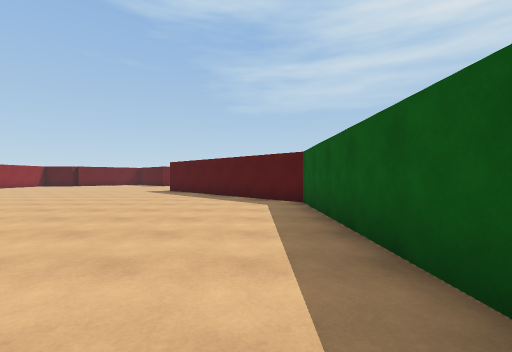
[1] (above)

18 first-person views from a walk through a scene from a Unity 3-D project. The camera is 1.3 m above the floor, looks level and sees 90° across. The floor is counted in squares, 2 m on a side. Each view is taken from the middle of a square. On the plan, view 1 faces up. The plan holds only what a view shows up to about 9 squares ahead; the rest is blank. The place goes on beyond the plan. The player is left out. Some animated figures are left out.

[2]
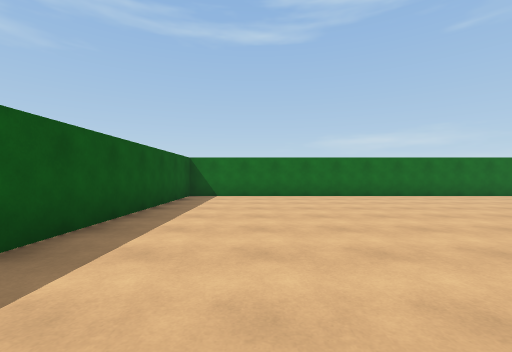

[3]
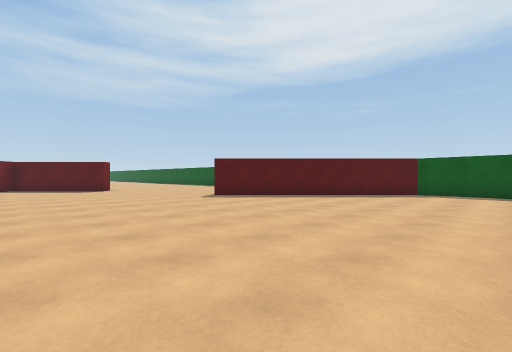

[4]
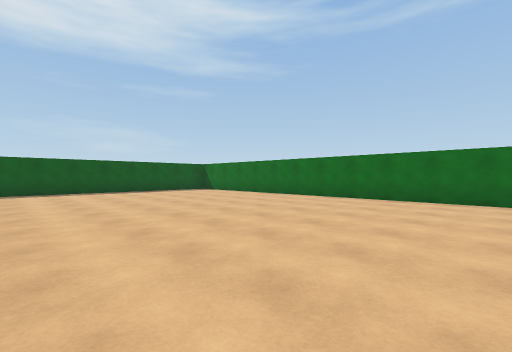

[5]
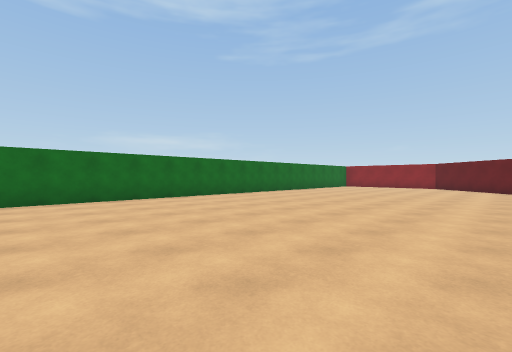

[6]
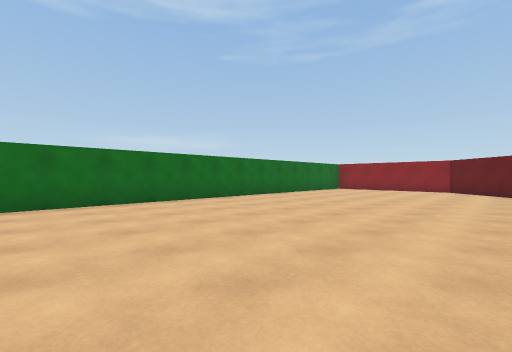

[7]
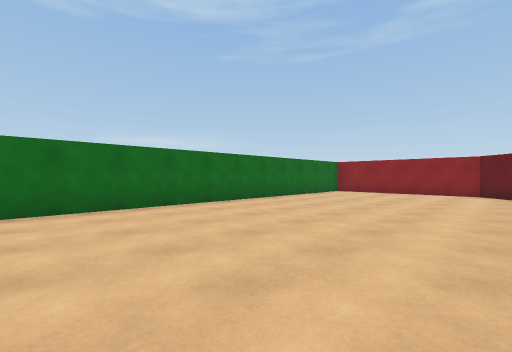

[8]
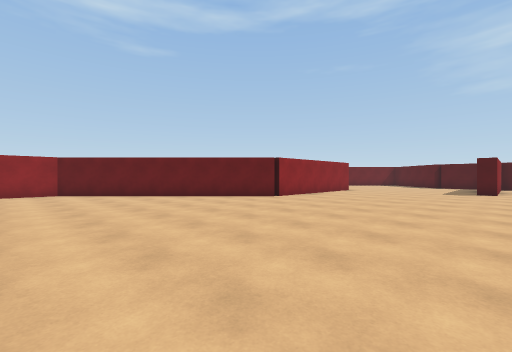

[9]
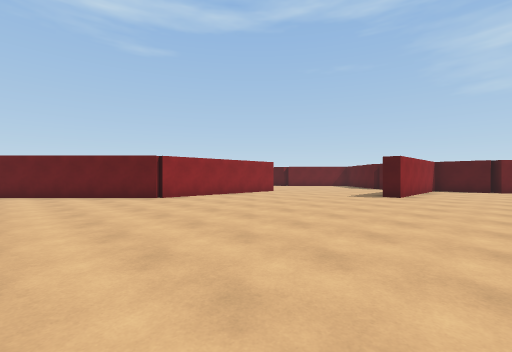

[10]
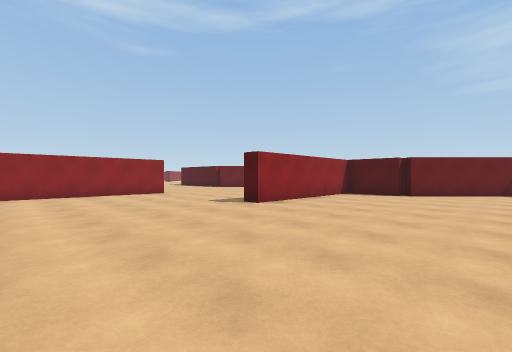

[11]
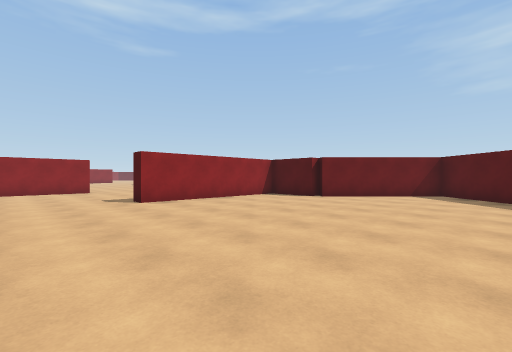

[12]
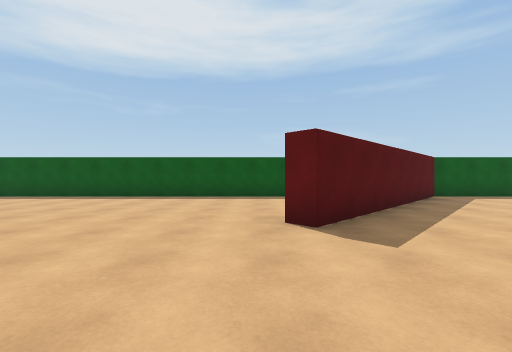

[13]
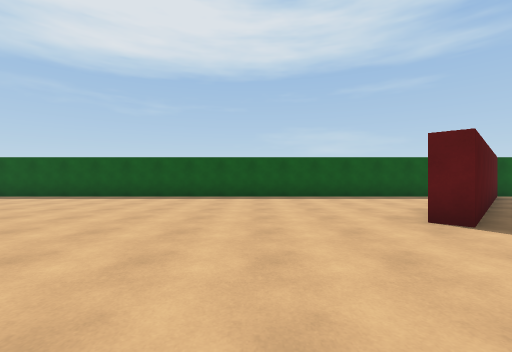

[14]
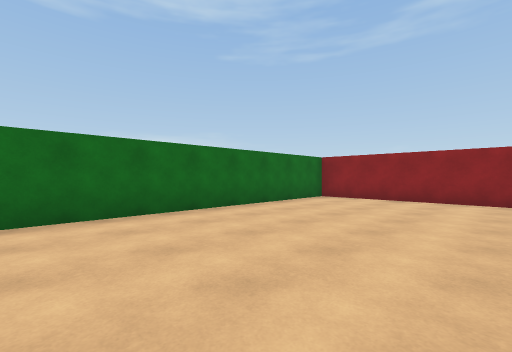

[15]
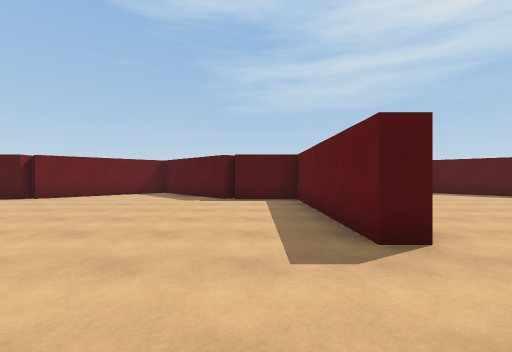

[16]
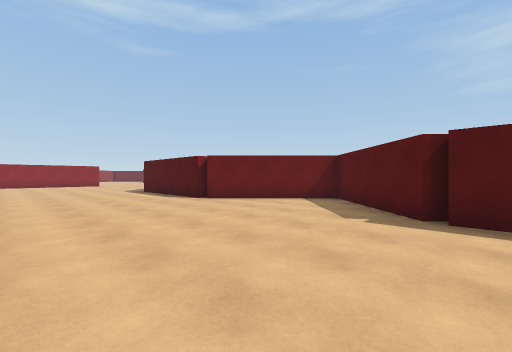

[17]
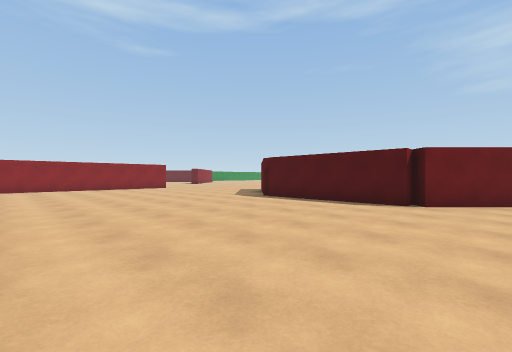

[18]
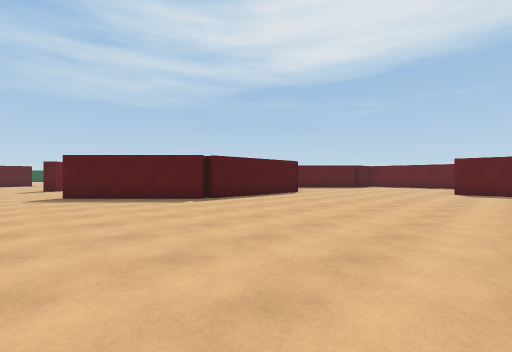

### Floor plan
Points are (right, up) in squares from view 1. A wall is a line through its corners. A room is listed if a view was taken in it or the views show most of it. See-through windows are left out.
Room 1 (views 1, 2, 3, 4, 5, 6, 7, 8, 9, 10, 11, 12, 13, 14, 15, 16)
walls: (-13.3, 15.5) (-13.3, 11.4) (-13.8, 11.4) (-13.8, 12.6); (-6.8, 17.2) (-8.6, 19) (-11.3, 16.3) (-11.6, 16.6) (-11.6, 16.2) (-12.6, 16.2); (-18.3, 10.5) (-18.3, 6.3) (-23.3, 1.3) (-23.3, -3.3) (1.2, -3.3) (1.2, 6.3) (-3.8, 11.2) (-3.4, 11.6); (1.2, 8.5) (1.2, 22.2)
ways out: opening at (-16.5, 12.8) to room 2
Room 2 (views 17, 18)
walls: (-18.8, 10) (-18.8, 11.5); (-15.6, 16.6) (-15.9, 16.3) (-18.6, 19) (-21.3, 16.3) (-21.6, 16.6) (-21.6, 16.2) (-25.6, 16.2) (-25.6, 16.6) (-25.9, 16.3) (-28.7, 19.1); (-13.8, 12.6) (-13.8, 16.2) (-15.8, 16.2)
ways out: opening at (-16.5, 12.8) to room 1

Where each view was taken, in squares from view 1:
view 1: 0 up, 0 right, facing up
view 2: 5 up, 1 left, facing down
view 3: 4 up, 9 left, facing up-right
view 4: 4 up, 10 left, facing down-right
view 5: 4 up, 8 left, facing down-left
view 6: 3 up, 11 left, facing down-left
view 7: 2 up, 13 left, facing down-left
view 8: 0 up, 13 left, facing up-left
view 9: 3 up, 11 left, facing up-left
view 10: 7 up, 9 left, facing up-left
view 11: 9 up, 7 left, facing up-left
view 12: 12 up, 7 left, facing right
view 13: 14 up, 7 left, facing right
view 14: 1 up, 16 left, facing down-left
view 15: 9 up, 15 left, facing up
view 16: 12 up, 15 left, facing up-left
view 17: 10 up, 20 left, facing up-left
view 18: 10 up, 30 left, facing up-right
